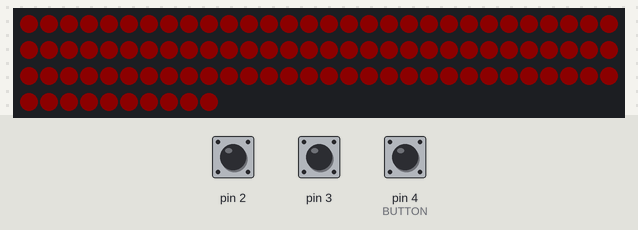
Simulated run of this program. Board: Arduino Nano, built with avr-gcc and run on an emulated ATmega328P. Shown: 100 RGB LEDs in strip order, left to right, continuing on the next row. Wiring (inferred from the names in the program): WS2812 LEDs: data pin 5. Inputs (shaded band) come from the test bench; at power-on: pin 4 (BUTTON) HIGH, pin 2 HIGH, pin 3 HIGH. Dim RGB values are drawn brighter than linear.

Above: at 1.2 s.
1.3 s: pin 4 (BUTTON) pulled LOW for 0.15 s
At 2.1 s:
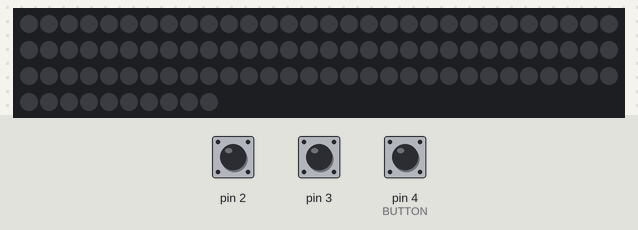
2.9 s: pin 4 (BUTTON) pulled LOW for 1 s
At 4.5 s:
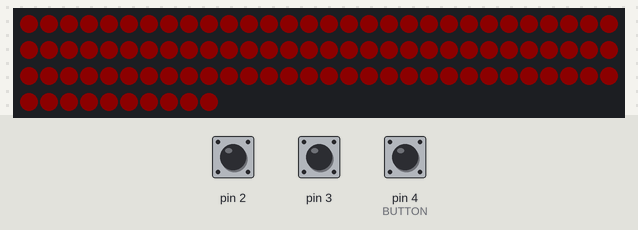
Timing chart, 0 to 6.0 s (numbered marks = the images above; inputs shaded):
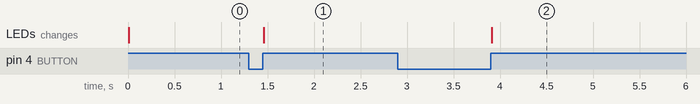

The program:

main.cpp
```cpp
#include "Arduino.h"
#include "main.h"
#include "math.h"
#define DEG_TO_RAD(X) (M_PI*(X)/180)
#define LED_DATA 5
#define BUTTON 4
#define DEBUG false
#define NUM_LEDS 100

#define MAX_INTENSITY 45

byte rgb[3];

volatile int mode=0;
volatile int hue=0;
volatile int saturation=100;
volatile int intensity=5;

volatile bool A = false;
volatile bool B = false;
volatile unsigned int count = 0;
volatile bool button_down=false;

void setup() {
  TIMSK2 = 0;  // Prevent timer2 interrupts
  mode=2;
  hue=0;
  saturation=100;
  intensity=5;
  pinMode(LED_DATA, OUTPUT);
  pinMode(BUTTON, INPUT_PULLUP);
  pinMode(2, INPUT_PULLUP);
  pinMode(3, INPUT_PULLUP);

  // Pin 2 interrupt
  A=((PIND & B00000100) == B00000100);
  if (A) {
    attachInterrupt(0, isrA_down, FALLING);
  } else {
    attachInterrupt(0, isrA_up, RISING);
  }

  // Pin 3 interrupt
  B=((PIND & B00001000) == B00001000);
  if (B) {
    attachInterrupt(1, isrB_down, FALLING);
  } else {
    attachInterrupt(1, isrB_up, RISING);
  }

  update();
  if (DEBUG) {
    Serial.begin(115200);
  }
}


void isrA_up() {
  A=true;
  if (B) {
    down();
  } else {
    up();
  }
  attachInterrupt(0, isrA_down, FALLING);
}

void isrB_up() {
  B=true;
  if (A) {
    up();
  } else {
    down();
  }
  attachInterrupt(1, isrB_down, FALLING);
}

void isrA_down() {
  A=false;
  if (B) {
    up();
  } else {
    down();
  }
  attachInterrupt(0, isrA_up, RISING);
}

void isrB_down() {
  B=false;
  if (A) {
    down();
  } else {
    up();
  }
  attachInterrupt(1, isrB_up, RISING);
}

void debounceWait() {
  return;
  //noInterrupts();
  for (int i=0;i<10000;i++) {
    asm volatile ("nop"::);
  }
  //interrupts();
}

void up() {
  switch(mode) {
    case 0: {
      hue=(hue+1) % 360;
      break;
    }
    case 1: {
      saturation+=1;
      if (saturation>100) {
        saturation=100;
      }
      break;
    }
    case 2: {
      intensity+=1;
      if (intensity>MAX_INTENSITY) {
        intensity=MAX_INTENSITY;
      }
      break;
    }
  }
  update();
  debounceWait();
}

void down()  {
  switch(mode) {
    case 0: {
      hue=(hue+359) % 360;
      break;
    }
    case 1: {
      saturation-=1;
      if (saturation<0) {
        saturation=0;
      }
      break;
    }
    case 2: {
      intensity-=1;
      if (intensity<0) {
        intensity=0;
      }
      break;
    }
  }
  update();
  debounceWait();
}

void loop() {
  if (digitalRead(BUTTON)==LOW) {
    mode+=1;
    mode%=4;
    while(digitalRead(BUTTON)==LOW) {
    }
    update();
    delay(5);
  }
}

void update() {
  if (mode==3) {
    rgb[0]=0;
    rgb[1]=0;
    rgb[2]=0;
  } else {
    hsi2rgb((float)hue,((float)saturation)/100,((float)intensity)/100,&rgb[0]);
  }
  noInterrupts();
  intro();
  for (int i=0;i<NUM_LEDS;i++) {
      sendRGB(rgb[0],rgb[1],rgb[2]);
  }
  interrupts();
  if (DEBUG) {
    Serial.print("Hue:");
    Serial.print(hue);
    Serial.print(", Sat:");
    Serial.print(saturation);
    Serial.print(", Int:");
    Serial.print(intensity);
    Serial.println();
    Serial.print("Mode: ");
    Serial.println(mode);
  }
}

void intro() {
  delayMicroseconds(6);
}

void sendRGB(byte r, byte g, byte b) {
  sendByte(g);
  sendByte(r);
  sendByte(b);
}

void sendByte(byte b) {
  for (int i = 0; i < 8; i++) {
    if ((b & B10000000) != 0) {
      send1();  // send1();
    } else {
      send0();
    }
    b <<= 1;
  }
}

void send1() {
  PORTD |= B00100000; //set PIN HIGH, 1 cycle, now wait min 700ns
  asm volatile ("nop"::);
  asm volatile ("nop"::);
  asm volatile ("nop"::);
  asm volatile ("nop"::);
  asm volatile ("nop"::);
  asm volatile ("nop"::);
  asm volatile ("nop"::);
  asm volatile ("nop"::);
  asm volatile ("nop"::);
  asm volatile ("nop"::);
  asm volatile ("nop"::);
  asm volatile ("nop"::);

  PORTD &= B11011111;   //set PIN LOW, wait for a while
  asm volatile ("nop"::);
  asm volatile ("nop"::);
  asm volatile ("nop"::);
  asm volatile ("nop"::);
  asm volatile ("nop"::);
  asm volatile ("nop"::);
  asm volatile ("nop"::);
  asm volatile ("nop"::);
  asm volatile ("nop"::);
  asm volatile ("nop"::);
  asm volatile ("nop"::);
  asm volatile ("nop"::);
  asm volatile ("nop"::);

}
void send0() {
  PORTD |= B00100000; //set PIN HIGH, 1 cycle, now wait max 350ns
  asm volatile ("nop"::);
  asm volatile ("nop"::);

  PORTD &= B11011111; //set PIN LOW, wait for a while
  asm volatile ("nop"::);
  asm volatile ("nop"::);
  asm volatile ("nop"::);
  asm volatile ("nop"::);
  asm volatile ("nop"::);
  asm volatile ("nop"::);
  asm volatile ("nop"::);
  asm volatile ("nop"::);
  asm volatile ("nop"::);
  asm volatile ("nop"::);
  asm volatile ("nop"::);
  asm volatile ("nop"::);
  asm volatile ("nop"::);
}


void hsi2rgb(float H, float S, float I, byte* rgb) {
  int r, g, b;
//  H = fmod(H,360); // cycle H around to 0-360 degrees
  H = 3.14159*H/(float)180; // Convert to radians.
//  S = S>0?(S<1?S:1):0; // clamp S and I to interval [0,1]
//  I = I>0?(I<1?I:1):0;

  // Math! Thanks in part to Kyle Miller.
  if(H < 2.09439) {
    r = 255*I/3*(1+S*cos(H)/cos(1.047196667-H));
    g = 255*I/3*(1+S*(1-cos(H)/cos(1.047196667-H)));
    b = 255*I/3*(1-S);
  } else if(H < 4.188787) {
    H = H - 2.09439;
    g = 255*I/3*(1+S*cos(H)/cos(1.047196667-H));
    b = 255*I/3*(1+S*(1-cos(H)/cos(1.047196667-H)));
    r = 255*I/3*(1-S);
  } else {
    H = H - 4.188787;
    b = 255*I/3*(1+S*cos(H)/cos(1.047196667-H));
    r = 255*I/3*(1+S*(1-cos(H)/cos(1.047196667-H)));
    g = 255*I/3*(1-S);
  }
  rgb[0]=r;
  rgb[1]=g;
  rgb[2]=b;
}


void hsi2rgbw(float H, float S, float I, int* rgbw) {
  int r, g, b, w;
  float cos_h, cos_1047_h;
  H = fmod(H,360); // cycle H around to 0-360 degrees
  H = 3.14159*H/(float)180; // Convert to radians.
  S = S>0?(S<1?S:1):0; // clamp S and I to interval [0,1]
  I = I>0?(I<1?I:1):0;

  if(H < 2.09439) {
    cos_h = cos(H);
    cos_1047_h = cos(1.047196667-H);
    r = S*255*I/3*(1+cos_h/cos_1047_h);
    g = S*255*I/3*(1+(1-cos_h/cos_1047_h));
    b = 0;
    w = 255*(1-S)*I;
  } else if(H < 4.188787) {
    H = H - 2.09439;
    cos_h = cos(H);
    cos_1047_h = cos(1.047196667-H);
    g = S*255*I/3*(1+cos_h/cos_1047_h);
    b = S*255*I/3*(1+(1-cos_h/cos_1047_h));
    r = 0;
    w = 255*(1-S)*I;
  } else {
    H = H - 4.188787;
    cos_h = cos(H);
    cos_1047_h = cos(1.047196667-H);
    b = S*255*I/3*(1+cos_h/cos_1047_h);
    r = S*255*I/3*(1+(1-cos_h/cos_1047_h));
    g = 0;
    w = 255*(1-S)*I;
  }

  rgbw[0]=r;
  rgbw[1]=g;
  rgbw[2]=b;
  rgbw[3]=w;
}
```

main.h
```cpp
#ifndef MAIN_H
#define MAIN_H

#include "Arduino.h"
void intro();
void sendRGB(byte r, byte g, byte b);
void sendByte(byte b);
void send1();
void send0();

void hsi2rgb(float H, float S, float I, byte* rgb);
void isrA_up();
void isrB_up();
void isrA_down();
void isrB_down();
void up();
void down();
void update();

#endif
```

Measured:
- after the input at 1.3 s, the LEDs: change after 0.16 s (image 1)
- after the input at 2.9 s, the LEDs: change after 1.0 s (image 2)
